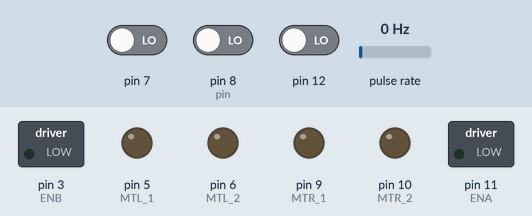
Simulated run of this sketch. Board: Arduino Uno, built with avr-gcc and run on an emulated ATmega328P. Shown: switched loads named in the sketch (green lamp = pin HIGH), output pins drawn as LEDs (lit = HIGH). Wiring (inferred from the names in the program): pulse sensor: data pin 2. Dashed ring = blinking. Inputs (shaded band) come from the test bench; at power-on: pin 7 LOW, pin 8 (pin) LOW, pin 12 LOW, pulse rate 0 Hz.

Above: at 6.2 s.
6.3 s: pin 7 driven HIGH
At 6.77 s:
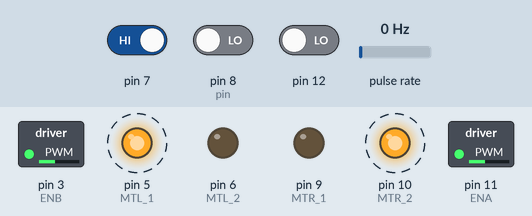
9.3 s: pin 8 (pin) driven HIGH
At 10.7 s:
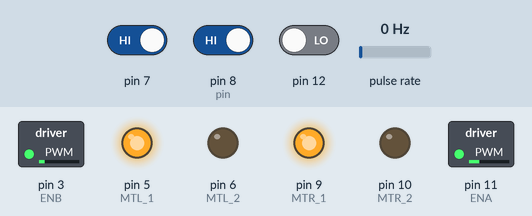
11.0 s: pin 12 driven HIGH
At 12.0 s:
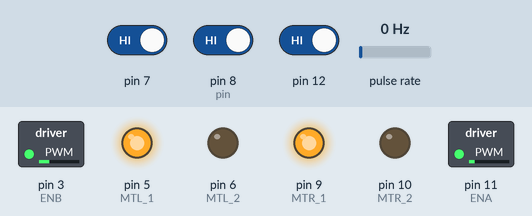
12.5 s: pin 8 (pin) driven LOW
At 12.77 s:
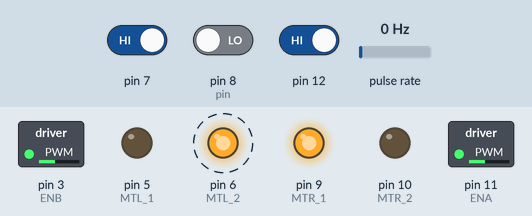
15.5 s: pin 12 driven LOW
At 15.78 s:
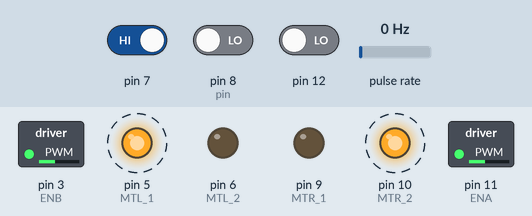
18.5 s: pin 7 driven LOW
At 19.5 s:
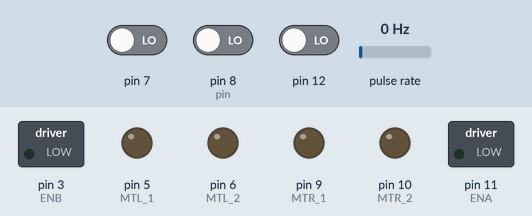
Timing chart, 0 to 21.0 s (numbered marks = the images above; inputs shaded):
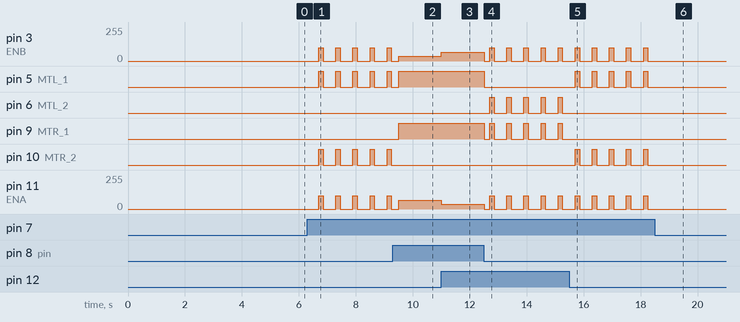

The sketch:

v2no_en.ino
```cpp
#define TIME_OUT 5000

// Motor Pins
#define MTL_1 5   // Left Motor Direction 1
#define MTL_2 6   // Left Motor Direction 2
#define MTR_1 9   // Right Motor Direction 1
#define MTR_2 10  // Right Motor Direction 2
#define ENA 11    // Left Motor Enable (PWM)
#define ENB 3     // Right Motor Enable (PWM)

// Encoder Pins
#define ENC_LEFT 1  // Left Encoder
#define ENC_RIGHT 2 // Right Encoder

// IR Sensor Pins
#define IR_FRONT 8  // Middle IR Sensor
#define IR_RIGHT 12 // Right IR Sensor
#define IR_LEFT 7   // Left IR Sensor

// Global Variables for Encoders
volatile unsigned long leftEncoderTicks = 0;
volatile unsigned long rightEncoderTicks = 0;

// Interrupt Service Routines for Encoders
void leftEncoderISR() {
    leftEncoderTicks++;
}

void rightEncoderISR() {
    rightEncoderTicks++;
}

// IR Sensor Setup
struct IR_Sensor {
    uint8_t pin;
};

struct IR_Sensor irFront, irRight, irLeft;

void ir_init() {
    irFront.pin = IR_FRONT;
    irRight.pin = IR_RIGHT;
    irLeft.pin = IR_LEFT;

    pinMode(irFront.pin, INPUT);
    pinMode(irRight.pin, INPUT);
    pinMode(irLeft.pin, INPUT);
}

int readIRSensor(struct IR_Sensor sensor) {
    return digitalRead(sensor.pin); // Return 1 for no obstacle, 0 for obstacle
}

// Motor Control Functions
void motor_init() {
    pinMode(MTL_1, OUTPUT);
    pinMode(MTL_2, OUTPUT);
    pinMode(MTR_1, OUTPUT);
    pinMode(MTR_2, OUTPUT);
    pinMode(ENA, OUTPUT);
    pinMode(ENB, OUTPUT);

    pinMode(ENC_LEFT, INPUT);
    pinMode(ENC_RIGHT, INPUT);

    attachInterrupt(digitalPinToInterrupt(ENC_LEFT), leftEncoderISR, RISING);
    attachInterrupt(digitalPinToInterrupt(ENC_RIGHT), rightEncoderISR, RISING);
}

void setMotorSpeed(int leftSpeed, int rightSpeed) {
    analogWrite(ENA, abs(leftSpeed)); // Set left motor speed
    analogWrite(ENB, abs(rightSpeed)); // Set right motor speed

    // Left motor direction
    digitalWrite(MTL_1, leftSpeed > 0 ? HIGH : LOW);
    digitalWrite(MTL_2, leftSpeed > 0 ? LOW : HIGH);

    // Right motor direction
    digitalWrite(MTR_1, rightSpeed > 0 ? HIGH : LOW);
    digitalWrite(MTR_2, rightSpeed > 0 ? LOW : HIGH);
}

void stop() {
    analogWrite(ENA, 0); // Stop left motor
    analogWrite(ENB, 0); // Stop right motor

    digitalWrite(MTL_1, LOW);
    digitalWrite(MTL_2, LOW);
    digitalWrite(MTR_1, LOW);
    digitalWrite(MTR_2, LOW);
    delay(200); // Small pause for stabilization
}

void goStraightWithEncoders(int baseSpeed, int duration) {
    leftEncoderTicks = 0;
    rightEncoderTicks = 0;

    unsigned long startTime = millis();

    while (millis() - startTime < duration) {
        unsigned long leftTicks = leftEncoderTicks;
        unsigned long rightTicks = rightEncoderTicks;

        int error = leftTicks - rightTicks;

        // Adjust speeds to minimize the error
        int leftSpeed = baseSpeed - error * 2; // Proportional control
        int rightSpeed = baseSpeed + error * 2;

        setMotorSpeed(leftSpeed, rightSpeed);

        delay(50); // Small delay to allow stable control
    }

    stop(); // Stop after the duration
}

void turnRight() {
    setMotorSpeed(-100, 100); // Reverse left motor and forward right motor
    delay(150);               // Adjust delay for 90-degree turn
    stop();
}

void turnLeft() {
    setMotorSpeed(100, -100); // Forward left motor and reverse right motor
    delay(150);               // Adjust delay for 90-degree turn
    stop();
}

// Wall-Following Logic
void rightWallFollower(int baseSpeed) {
    int frontObstacle = readIRSensor(irFront); // Front sensor
    int rightObstacle = readIRSensor(irRight); // Right sensor
    int leftObstacle = readIRSensor(irLeft);   // Left sensor

    if (frontObstacle == 0) {
        // Obstacle in front
        stop();
        if (rightObstacle == 1) {
            // Turn right if there's space
            turnRight();
        } else if (leftObstacle == 1) {
            // Turn left if no space on the right
            turnLeft();
        }
    } else if (rightObstacle == 0) {
        // Maintain wall-following on the right
        setMotorSpeed(baseSpeed, baseSpeed - 30); // Slight left adjustment
    } else if (rightObstacle == 1) {
        // No wall on the right
        setMotorSpeed(baseSpeed - 30, baseSpeed); // Slight right adjustment
    } else {
        // Default: Go straight
        setMotorSpeed(baseSpeed, baseSpeed);
    }
    delay(50); // Small delay to stabilize control
}

void setup() {
    Serial.begin(9600);
    motor_init();
    ir_init();
    delay(5000); // Initial delay before starting
}

void loop() {
    rightWallFollower(64); // Follow the right wall at a slow speed
}
```

Measured:
- after the input at 6.3 s, pin 3 (ENB), pin 11 (ENA): alternates 100/255 for 0.15 s and 0/255 for 0.45 s, starting after 0.40 s; pin 5 (MTL_1), pin 10 (MTR_2): alternates HIGH for 0.15 s and LOW for 0.45 s, starting after 0.40 s
- after the input at 9.3 s, pin 9 (MTR_1): LOW → HIGH after 0.20 s; pin 10 (MTR_2): stops changing and stays LOW
- after the input at 11.0 s, pin 3 (ENB): 34/255 → 64/255 at once; pin 11 (ENA): 64/255 → 34/255 at once
- after the input at 12.5 s, pin 3 (ENB): 64/255 → 0/255 at once, then repeats every 0.60 s: 100/255 0.15 s, 0/255 0.45 s; pin 5 (MTL_1): HIGH → LOW at once
- after the input at 15.5 s, pin 5 (MTL_1), pin 10 (MTR_2): alternates HIGH for 0.15 s and LOW for 0.45 s, starting after 0.21 s; pin 6 (MTL_2), pin 9 (MTR_1): stops changing and stays LOW
- after the input at 18.5 s, pin 3 (ENB), pin 11 (ENA): stops changing and stays 0/255; pin 5 (MTL_1), pin 10 (MTR_2): stops changing and stays LOW
